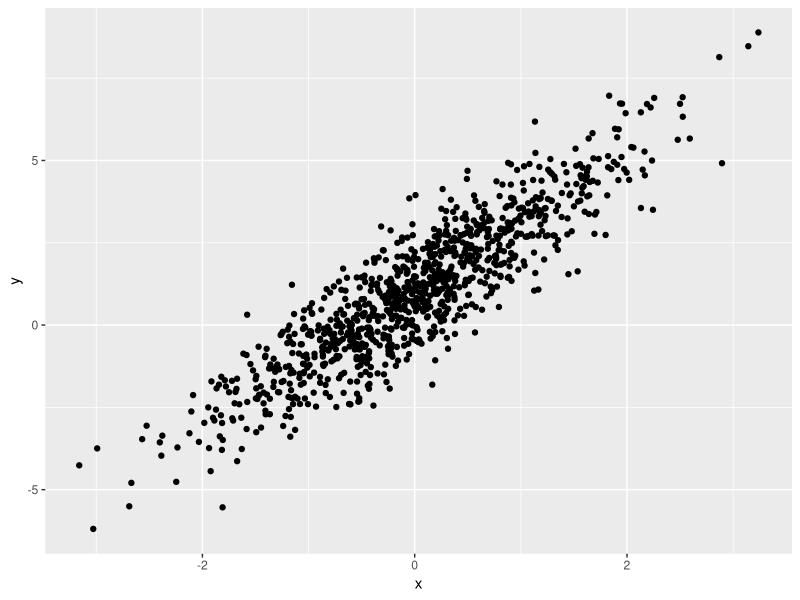
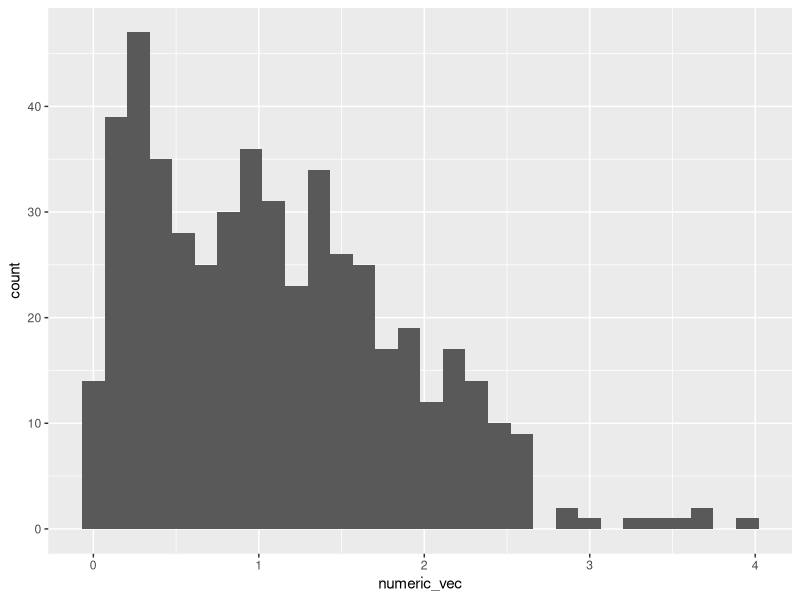

The R source for these figures, in order:
## ---- chunk 1
library(tidyverse)
## ---- chunk 2
samp = rnorm(100)
length(samp)
## ---- chunk 3
plot_df=
  tibble(
    x=rnorm(n=1000),
    y=1+2*x+rnorm(n=1000)
  )

ggplot(plot_df,aes(x=x,y=y))+geom_point()

## ---- chunk 4
my_tib = tibble(
  
my_var = rnorm(n = 500, mean = 1),

log_vec = my_var > 0,

numeric_vec = abs(my_var)
)

ggplot(my_tib,aes(x = numeric_vec)) + geom_histogram()

my_median = median(my_tib$my_var)

## ---- chunk 5
mean1 = mean(my_tib$my_var)
median1 = median(my_tib$my_var)
stdev1 = sd(my_tib$my_var)

